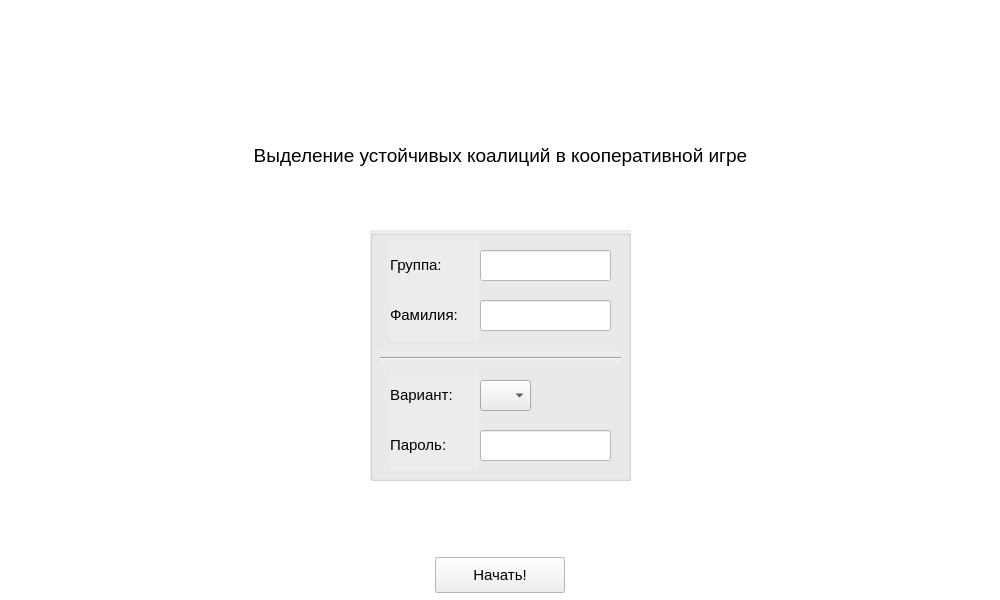
<?xml version="1.0" encoding="UTF-8"?>
<ui version="4.0">
 <class>Form</class>
 <widget class="QWidget" name="Form">
  <property name="geometry">
   <rect>
    <x>0</x>
    <y>0</y>
    <width>1000</width>
    <height>600</height>
   </rect>
  </property>
  <property name="palette">
   <palette>
    <active>
     <colorrole role="Base">
      <brush brushstyle="SolidPattern">
       <color alpha="255">
        <red>255</red>
        <green>255</green>
        <blue>255</blue>
       </color>
      </brush>
     </colorrole>
     <colorrole role="Window">
      <brush brushstyle="SolidPattern">
       <color alpha="255">
        <red>255</red>
        <green>255</green>
        <blue>255</blue>
       </color>
      </brush>
     </colorrole>
    </active>
    <inactive>
     <colorrole role="Base">
      <brush brushstyle="SolidPattern">
       <color alpha="255">
        <red>255</red>
        <green>255</green>
        <blue>255</blue>
       </color>
      </brush>
     </colorrole>
     <colorrole role="Window">
      <brush brushstyle="SolidPattern">
       <color alpha="255">
        <red>255</red>
        <green>255</green>
        <blue>255</blue>
       </color>
      </brush>
     </colorrole>
    </inactive>
    <disabled>
     <colorrole role="Base">
      <brush brushstyle="SolidPattern">
       <color alpha="255">
        <red>255</red>
        <green>255</green>
        <blue>255</blue>
       </color>
      </brush>
     </colorrole>
     <colorrole role="Window">
      <brush brushstyle="SolidPattern">
       <color alpha="255">
        <red>255</red>
        <green>255</green>
        <blue>255</blue>
       </color>
      </brush>
     </colorrole>
    </disabled>
   </palette>
  </property>
  <property name="windowTitle">
   <string>Form</string>
  </property>
  <property name="autoFillBackground">
   <bool>true</bool>
  </property>
  <widget class="QGroupBox" name="groupBox">
   <property name="geometry">
    <rect>
     <x>370</x>
     <y>230</y>
     <width>261</width>
     <height>251</height>
    </rect>
   </property>
   <property name="layoutDirection">
    <enum>Qt::LeftToRight</enum>
   </property>
   <property name="styleSheet">
    <string notr="true">background-color: rgb(236, 236, 236);</string>
   </property>
   <property name="title">
    <string/>
   </property>
   <property name="alignment">
    <set>Qt::AlignCenter</set>
   </property>
   <property name="flat">
    <bool>false</bool>
   </property>
   <property name="checkable">
    <bool>false</bool>
   </property>
   <widget class="QLabel" name="label_2">
    <property name="geometry">
     <rect>
      <x>20</x>
      <y>140</y>
      <width>89</width>
      <height>51</height>
     </rect>
    </property>
    <property name="font">
     <font>
      <pointsize>12</pointsize>
      <weight>50</weight>
      <italic>false</italic>
      <bold>false</bold>
     </font>
    </property>
    <property name="text">
     <string>&lt;html&gt;&lt;head/&gt;&lt;body&gt;&lt;p&gt;&lt;span style=&quot; font-size:11pt;&quot;&gt;Вариант:&lt;/span&gt;&lt;/p&gt;&lt;/body&gt;&lt;/html&gt;</string>
    </property>
   </widget>
   <widget class="QComboBox" name="variantsBox">
    <property name="geometry">
     <rect>
      <x>110</x>
      <y>150</y>
      <width>51</width>
      <height>31</height>
     </rect>
    </property>
    <property name="font">
     <font>
      <pointsize>9</pointsize>
     </font>
    </property>
    <property name="cursor">
     <cursorShape>PointingHandCursor</cursorShape>
    </property>
    <property name="styleSheet">
     <string notr="true"/>
    </property>
    <property name="maxVisibleItems">
     <number>8</number>
    </property>
    <property name="duplicatesEnabled">
     <bool>false</bool>
    </property>
    <property name="frame">
     <bool>true</bool>
    </property>
   </widget>
   <widget class="QLabel" name="label_3">
    <property name="geometry">
     <rect>
      <x>20</x>
      <y>190</y>
      <width>89</width>
      <height>51</height>
     </rect>
    </property>
    <property name="font">
     <font>
      <pointsize>12</pointsize>
      <weight>50</weight>
      <italic>false</italic>
      <bold>false</bold>
     </font>
    </property>
    <property name="text">
     <string>&lt;html&gt;&lt;head/&gt;&lt;body&gt;&lt;p&gt;&lt;span style=&quot; font-size:11pt;&quot;&gt;Пароль:&lt;/span&gt;&lt;/p&gt;&lt;/body&gt;&lt;/html&gt;</string>
    </property>
   </widget>
   <widget class="QLineEdit" name="passwordLine">
    <property name="geometry">
     <rect>
      <x>110</x>
      <y>200</y>
      <width>131</width>
      <height>31</height>
     </rect>
    </property>
    <property name="focusPolicy">
     <enum>Qt::ClickFocus</enum>
    </property>
    <property name="contextMenuPolicy">
     <enum>Qt::PreventContextMenu</enum>
    </property>
    <property name="acceptDrops">
     <bool>false</bool>
    </property>
    <property name="styleSheet">
     <string notr="true">selection-background-color: rgb(210, 210, 210);
background-color: rgb(255, 255, 255);
selection-color: rgb(0, 0, 0);</string>
    </property>
    <property name="frame">
     <bool>true</bool>
    </property>
    <property name="echoMode">
     <enum>QLineEdit::Password</enum>
    </property>
    <property name="placeholderText">
     <string/>
    </property>
    <property name="clearButtonEnabled">
     <bool>true</bool>
    </property>
   </widget>
   <widget class="QLineEdit" name="groupLine">
    <property name="geometry">
     <rect>
      <x>110</x>
      <y>20</y>
      <width>131</width>
      <height>31</height>
     </rect>
    </property>
    <property name="focusPolicy">
     <enum>Qt::ClickFocus</enum>
    </property>
    <property name="contextMenuPolicy">
     <enum>Qt::PreventContextMenu</enum>
    </property>
    <property name="acceptDrops">
     <bool>false</bool>
    </property>
    <property name="styleSheet">
     <string notr="true">selection-background-color: rgb(210, 210, 210);
background-color: rgb(255, 255, 255);
selection-color: rgb(0, 0, 0);</string>
    </property>
    <property name="frame">
     <bool>true</bool>
    </property>
    <property name="echoMode">
     <enum>QLineEdit::Normal</enum>
    </property>
    <property name="placeholderText">
     <string/>
    </property>
    <property name="clearButtonEnabled">
     <bool>false</bool>
    </property>
   </widget>
   <widget class="QLabel" name="label_9">
    <property name="geometry">
     <rect>
      <x>20</x>
      <y>10</y>
      <width>89</width>
      <height>51</height>
     </rect>
    </property>
    <property name="font">
     <font>
      <pointsize>12</pointsize>
      <weight>50</weight>
      <italic>false</italic>
      <bold>false</bold>
     </font>
    </property>
    <property name="text">
     <string>&lt;html&gt;&lt;head/&gt;&lt;body&gt;&lt;p&gt;&lt;span style=&quot; font-size:11pt;&quot;&gt;Группа:&lt;/span&gt;&lt;/p&gt;&lt;/body&gt;&lt;/html&gt;</string>
    </property>
   </widget>
   <widget class="QLineEdit" name="surnameLine">
    <property name="geometry">
     <rect>
      <x>110</x>
      <y>70</y>
      <width>131</width>
      <height>31</height>
     </rect>
    </property>
    <property name="focusPolicy">
     <enum>Qt::ClickFocus</enum>
    </property>
    <property name="contextMenuPolicy">
     <enum>Qt::PreventContextMenu</enum>
    </property>
    <property name="acceptDrops">
     <bool>false</bool>
    </property>
    <property name="styleSheet">
     <string notr="true">selection-background-color: rgb(210, 210, 210);
background-color: rgb(255, 255, 255);
selection-color: rgb(0, 0, 0);</string>
    </property>
    <property name="frame">
     <bool>true</bool>
    </property>
    <property name="echoMode">
     <enum>QLineEdit::Normal</enum>
    </property>
    <property name="placeholderText">
     <string/>
    </property>
    <property name="clearButtonEnabled">
     <bool>false</bool>
    </property>
   </widget>
   <widget class="QLabel" name="label_11">
    <property name="geometry">
     <rect>
      <x>20</x>
      <y>60</y>
      <width>89</width>
      <height>51</height>
     </rect>
    </property>
    <property name="font">
     <font>
      <pointsize>12</pointsize>
      <weight>50</weight>
      <italic>false</italic>
      <bold>false</bold>
     </font>
    </property>
    <property name="text">
     <string>&lt;html&gt;&lt;head/&gt;&lt;body&gt;&lt;p&gt;&lt;span style=&quot; font-size:11pt;&quot;&gt;Фамилия:&lt;/span&gt;&lt;/p&gt;&lt;/body&gt;&lt;/html&gt;</string>
    </property>
   </widget>
   <widget class="Line" name="line">
    <property name="geometry">
     <rect>
      <x>10</x>
      <y>120</y>
      <width>241</width>
      <height>16</height>
     </rect>
    </property>
    <property name="orientation">
     <enum>Qt::Horizontal</enum>
    </property>
   </widget>
  </widget>
  <widget class="QLabel" name="label_4">
   <property name="geometry">
    <rect>
     <x>260</x>
     <y>50</y>
     <width>471</width>
     <height>81</height>
    </rect>
   </property>
   <property name="text">
    <string/>
   </property>
   <property name="pixmap">
    <pixmap>../images/game_theory_title.png</pixmap>
   </property>
   <property name="scaledContents">
    <bool>true</bool>
   </property>
  </widget>
  <widget class="QPushButton" name="startButton">
   <property name="geometry">
    <rect>
     <x>435</x>
     <y>557</y>
     <width>130</width>
     <height>36</height>
    </rect>
   </property>
   <property name="font">
    <font>
     <family>MS Shell Dlg 2</family>
     <pointsize>11</pointsize>
     <weight>50</weight>
     <bold>false</bold>
    </font>
   </property>
   <property name="cursor">
    <cursorShape>PointingHandCursor</cursorShape>
   </property>
   <property name="focusPolicy">
    <enum>Qt::ClickFocus</enum>
   </property>
   <property name="autoFillBackground">
    <bool>true</bool>
   </property>
   <property name="styleSheet">
    <string notr="true"/>
   </property>
   <property name="text">
    <string>Начать!</string>
   </property>
  </widget>
  <widget class="QLabel" name="leftHandLabel">
   <property name="geometry">
    <rect>
     <x>-80</x>
     <y>240</y>
     <width>401</width>
     <height>261</height>
    </rect>
   </property>
   <property name="text">
    <string/>
   </property>
   <property name="pixmap">
    <pixmap>../images/left_hand.png</pixmap>
   </property>
   <property name="scaledContents">
    <bool>true</bool>
   </property>
  </widget>
  <widget class="QLabel" name="rightHandLabel">
   <property name="geometry">
    <rect>
     <x>670</x>
     <y>220</y>
     <width>391</width>
     <height>281</height>
    </rect>
   </property>
   <property name="text">
    <string/>
   </property>
   <property name="pixmap">
    <pixmap>../images/right_hand.png</pixmap>
   </property>
   <property name="scaledContents">
    <bool>true</bool>
   </property>
  </widget>
  <widget class="QLabel" name="label_6">
   <property name="geometry">
    <rect>
     <x>0</x>
     <y>130</y>
     <width>1001</width>
     <height>51</height>
    </rect>
   </property>
   <property name="font">
    <font>
     <family>MS Shell Dlg 2</family>
     <pointsize>12</pointsize>
     <weight>50</weight>
     <italic>false</italic>
     <bold>false</bold>
    </font>
   </property>
   <property name="text">
    <string>&lt;html&gt;&lt;head/&gt;&lt;body&gt;&lt;p align=&quot;center&quot;&gt;&lt;span style=&quot; font-size:14pt;&quot;&gt;Выделение устойчивых коалиций в кооперативной игре&lt;/span&gt;&lt;/p&gt;&lt;/body&gt;&lt;/html&gt;</string>
   </property>
  </widget>
  <widget class="QLabel" name="label_7">
   <property name="geometry">
    <rect>
     <x>0</x>
     <y>0</y>
     <width>1021</width>
     <height>35</height>
    </rect>
   </property>
   <property name="text">
    <string/>
   </property>
   <property name="pixmap">
    <pixmap>../images/border_line.png</pixmap>
   </property>
  </widget>
  <widget class="QLabel" name="label_8">
   <property name="geometry">
    <rect>
     <x>0</x>
     <y>550</y>
     <width>1011</width>
     <height>50</height>
    </rect>
   </property>
   <property name="text">
    <string/>
   </property>
   <property name="pixmap">
    <pixmap>../images/border_line.png</pixmap>
   </property>
  </widget>
  <widget class="QLabel" name="label_5">
   <property name="geometry">
    <rect>
     <x>0</x>
     <y>0</y>
     <width>1001</width>
     <height>601</height>
    </rect>
   </property>
   <property name="text">
    <string/>
   </property>
   <property name="pixmap">
    <pixmap>../images/white_background.png</pixmap>
   </property>
   <property name="scaledContents">
    <bool>true</bool>
   </property>
  </widget>
  <zorder>label_5</zorder>
  <zorder>label_8</zorder>
  <zorder>label_4</zorder>
  <zorder>startButton</zorder>
  <zorder>leftHandLabel</zorder>
  <zorder>rightHandLabel</zorder>
  <zorder>groupBox</zorder>
  <zorder>label_6</zorder>
  <zorder>label_7</zorder>
 </widget>
 <resources/>
 <connections/>
</ui>
